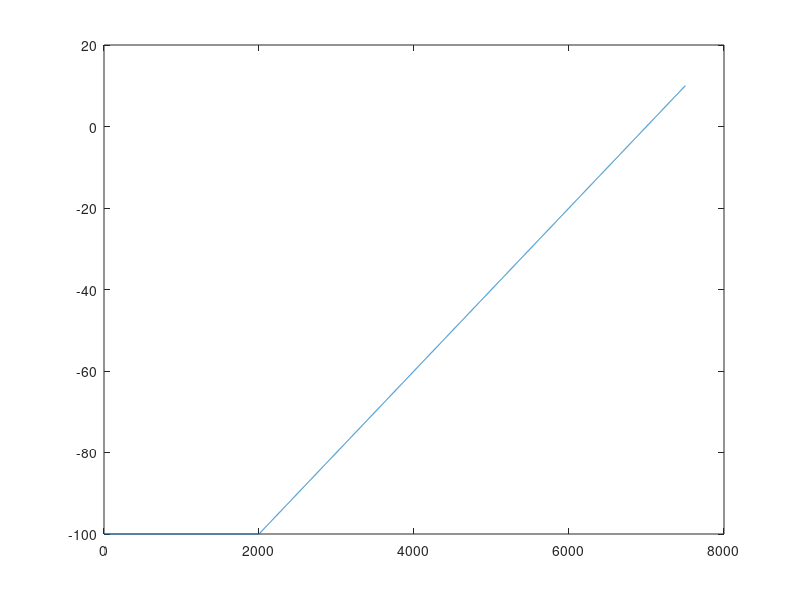

Reproduce this figure in MATLAB. (Note: this script raises an error after producing the figure.)
clear
close all

topofile = 'slope_test50.dat';
topodir = '../topo';

%% flat bottom
h0 = -100;
dx = 1.0;
length_flat = 2000;
x0 = 0.0;

x_flat = (x0:dx:length_flat+x0)';
nx_flat = length(x_flat);

%% slope
s = 0.02; % slope
h_land = 10;
length_slope = (h_land-h0)/s;
x_slope = x_flat(end) + (dx:dx:length_slope)';
nx_slope = length(x_slope);

h_slope = h0 + s.*(x_slope-x_flat(end));

x_all = vertcat(x_flat,x_slope);
h_all = vertcat(h0*ones(nx_flat,1),h_slope);
nx_all = length(x_all);


%% plot
plot(x_all,h_all,'-');


%% print
fid = fopen(topofile,"w");
    fprintf(fid,'%d\n',nx_all);
    for i = 1:nx_all
        fprintf(fid,'%10.3f %10.3f\n',[x_all(i),h_all(i)]);
    end
fclose(fid);

if ~isfolder(topodir); mkdir(topodir); end
movefile(topofile,topodir);

